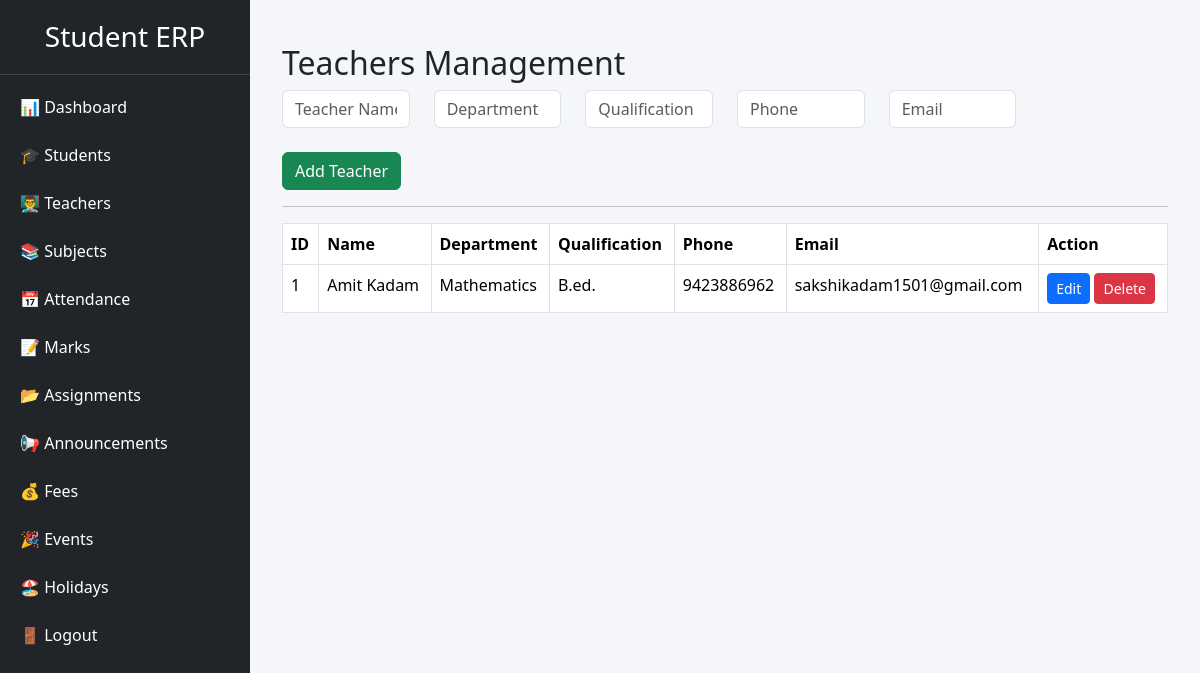
Page /admin/teachers.php on the committed database.
### tables this page shows
CREATE TABLE `teachers` (
  `id` int(11) NOT NULL,
  `name` varchar(100) DEFAULT NULL,
  `department` varchar(100) DEFAULT NULL,
  `qualification` varchar(100) DEFAULT NULL,
  `phone` varchar(20) DEFAULT NULL,
  `email` varchar(100) DEFAULT NULL
);

### admin/teachers.php (the view, shortened to what this page needs)
<?php
include("../config/db.php");
include("navbar.php");
?>
<div class="container mt-4">
<h2>Teachers Management</h2>
<form method="POST">
<div class="row">
<div class="col-md-2">
<input type="text" name="name"
class="form-control"
placeholder="Teacher Name" required>
</div>
<div class="col-md-2">
<input type="text" name="department"
class="form-control"
placeholder="Department">
</div>
<div class="col-md-2">
<input type="text" name="qualification"
class="form-control"
placeholder="Qualification">
</div>
<div class="col-md-2">
<input type="text" name="phone"
class="form-control"
placeholder="Phone">
</div>
<div class="col-md-2">
<input type="email" name="email"
class="form-control"
placeholder="Email">
</div>
</div>
<br>
<button
name="add_teacher"
class="btn btn-success">
Add Teacher
</button>
</form>
<hr>
<table class="table table-bordered">
<tr>
<th>ID</th>
<th>Name</th>
<th>Department</th>
<th>Qualification</th>
<th>Phone</th>
<th>Email</th>
<th>Action</th>
</tr>
<?php
$result=mysqli_query($conn,
"SELECT * FROM teachers");
while($row=mysqli_fetch_assoc($result))
{
?>
<tr>
<td><?= $row['id']; ?></td>
<td><?= $row['name']; ?></td>
<td><?= $row['department']; ?></td>
<td><?= $row['qualification']; ?></td>
<td><?= $row['phone']; ?></td>
<td><?= $row['email']; ?></td>
<td>
<a href="edit_teacher.php?id=<?= $row['id']; ?>"
class="btn btn-primary btn-sm">
Edit
</a>
<a href="?delete=<?= $row['id']; ?>"
class="btn btn-danger btn-sm">
Delete
</a>
</td>
</tr>
<?php } ?>
</table>
</div>
</div>
</body>
</html>

### admin/navbar.php (style rules this page uses)
body { margin:0; background:#f5f6fa; }

### rows in the picture
teachers: id "1", name "Amit Kadam", department "Mathematics", qualification "B.ed.", phone "9423886962", email "sakshikadam1501@gmail.com"
